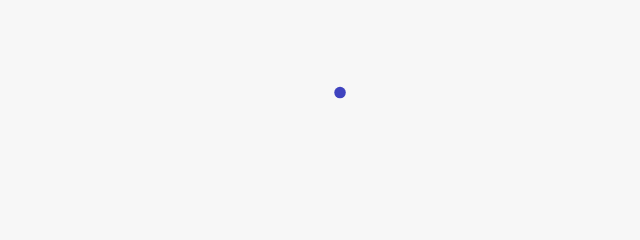
Frame 1 (no input)
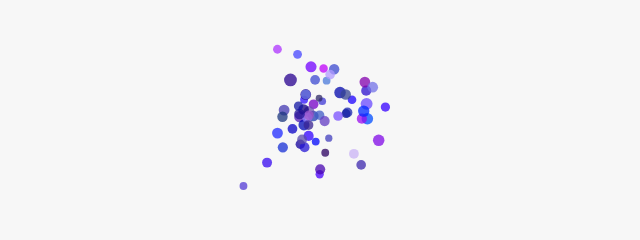
Frame 60 (no input)
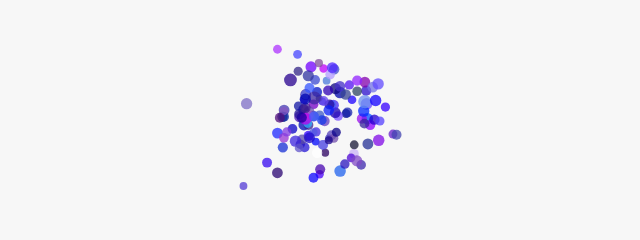
Frame 120 (the mouse pressed at the canvas centre since frame 60)

The p5.js sketch that drew these frames (run headless with seeded random() and noise() and a simulated clock; from frame 60 on, the mouse is pressed at the canvas centre):

// p5.js sketch
// ── sketch.js
// Controls
let spreadSlider;
let sizeSlider;
let sizespSlider;
let baseHueSlider;
let huespSlider;
let alphaSlider;

function setup() {

    createCanvas(640, 240);
    colorMode(HSB);
    background(97);
    createControls(300);

}


function draw() {
    translate(width / 2, height / 2);
    scale(height / 2);

    x = randomGaussian(0, spreadSlider.value());
    y = randomGaussian(0, spreadSlider.value());
    size = randomGaussian(sizeSlider.value() / height, sizespSlider.value());
    if (size <= 0) {
        size = 0.001;
    }

    let paintHue = randomGaussian(baseHueSlider.value(), huespSlider.value());
    let paintSat = randomGaussian(80, 20);
    let paintBright = randomGaussian(80, 20);
    if (paintHue < 0) {
        paintHue += 360;
    } else if (paintHue >= 360) {
        paintHue -= 360;
    }
    if (paintSat > 100) {
        paintSat = 100;
    }
    if (paintBright > 100) {
        paintBright = 100;
    }

    noStroke();
    fill(paintHue, paintSat, paintBright, alphaSlider.value());
    ellipse(x, y, size, size);
}


function createControls(ypos) {
    let xpos = 0;

    cpTitle = createP("Paint Splatter Simulation");
    cpTitle.position(xpos, ypos - 50);
    cpTitle.style("font-size", "14pt");
    cpTitle.style("font-weight", "bold");
    xpos += 220;

    clearButton = createButton("Clear");
    clearButton.position(xpos, ypos - 50);
    clearButton.mousePressed(clearButtonClicked);


    xpos = 0;
    spreadTitle = createP("Spread");
    spreadTitle.position(xpos, ypos);
    xpos += 50;

    spreadSlider = createSlider(0, 0.75, 0.25, 0);
    spreadSlider.position(xpos, ypos);
    spreadSlider.size(80);
    xpos += 100;

    sizeTitle = createP("Size");
    sizeTitle.position(xpos, ypos);
    xpos += 35;

    sizeSlider = createSlider(5, 50, 20, 0);
    sizeSlider.position(xpos, ypos);
    sizeSlider.size(80);
    xpos += 100;

    sizespTitle = createP("Size Spread");
    sizespTitle.position(xpos, ypos);
    xpos += 80;

    sizespSlider = createSlider(0, 0.1, 0.01, 0);
    sizespSlider.position(xpos, ypos);
    sizespSlider.size(80);
    xpos += 100;

    xpos = 0;
    baseHueTitle = createP("Base Hue");
    baseHueTitle.position(xpos, ypos + 30);
    xpos += 70;

    baseHueSlider = createSlider(0, 360, 250, 0);
    baseHueSlider.position(xpos, ypos + 30);
    baseHueSlider.size(80);
    xpos += 100;

    huespTitle = createP("Hue Spread");
    huespTitle.position(xpos, ypos + 30);
    xpos += 80;

    huespSlider = createSlider(0, 100, 15, 0);
    huespSlider.position(xpos, ypos + 30);
    huespSlider.size(80);
    xpos += 100;

    alphaTitle = createP("Transparency");
    alphaTitle.position(xpos, ypos + 30);
    xpos += 90;

    alphaSlider = createSlider(0, 1, 0.75, 0);
    alphaSlider.position(xpos, ypos + 30);
    alphaSlider.size(80);
    xpos += 100;
}

function clearButtonClicked() {
    background(97);
}
